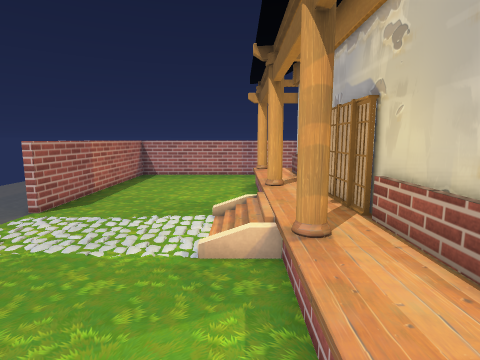
view 1 (above)

18 first-person views from a walk through a scene from a Unity 3-D project. The camera is 1.4 m above the floor, tilts 8° down and sees 80° across. The floor is counted in squares, 0.5 m on a side. Each view is taken from the middle of a square. On the plan, view 1 faces up. The plan holds only what a view shows up to about 20 squares ahead; the rest is blank. The player is left out. Some surface patterns are stand-ins.

view 2
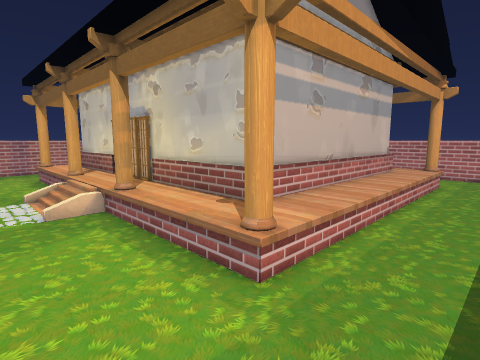

view 3
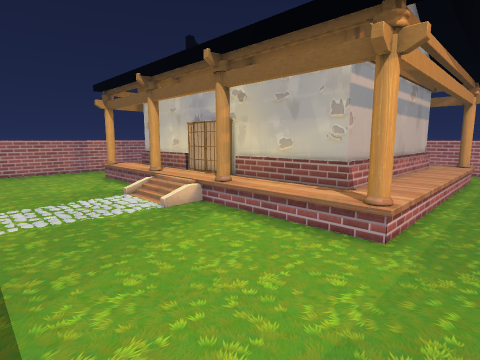

view 4
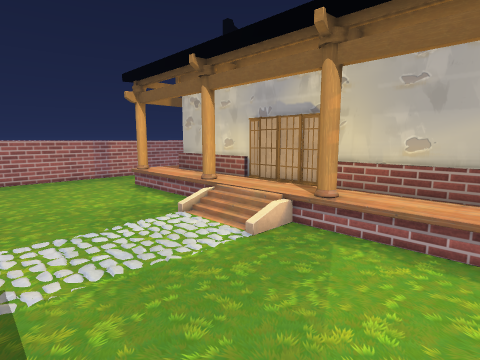

view 5
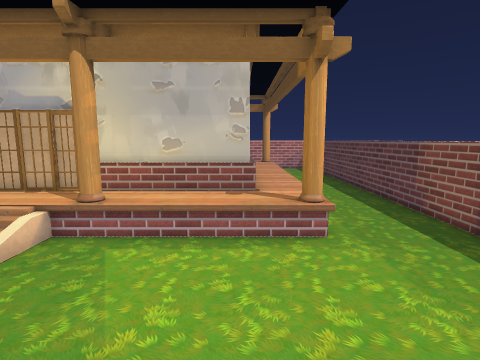

view 6
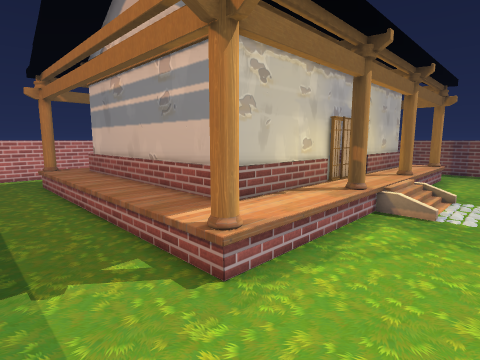

view 7
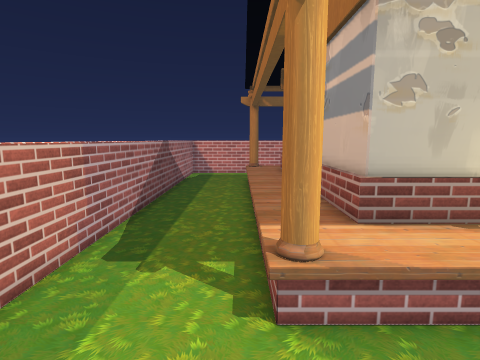

view 8
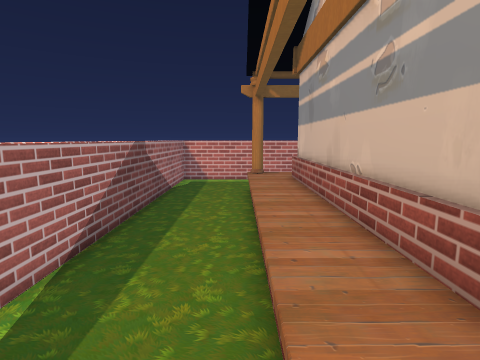

view 9
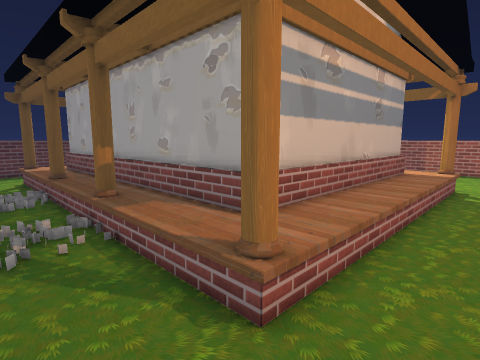

view 10
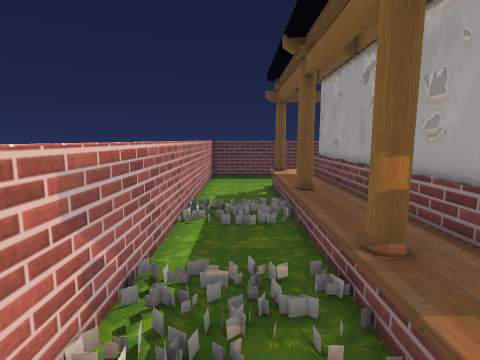

view 11
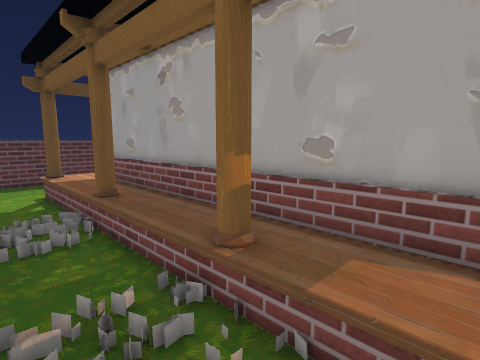

view 12
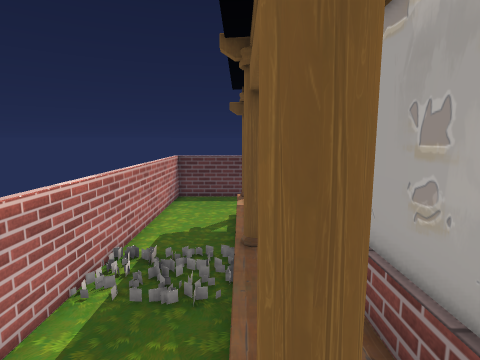

view 13
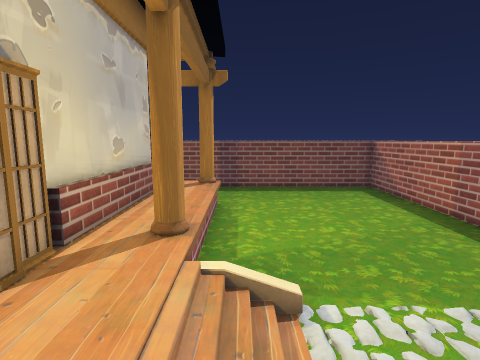

view 14
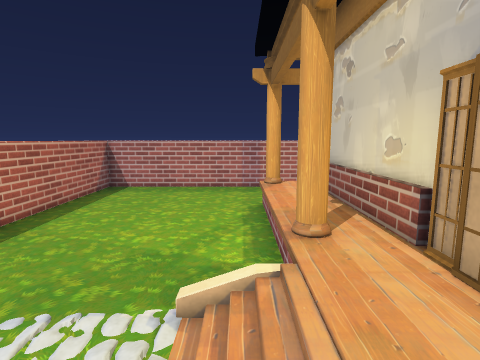

view 15
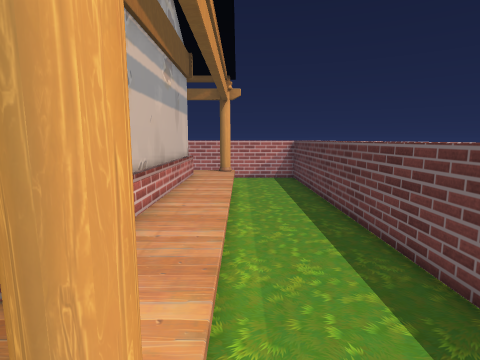

view 16
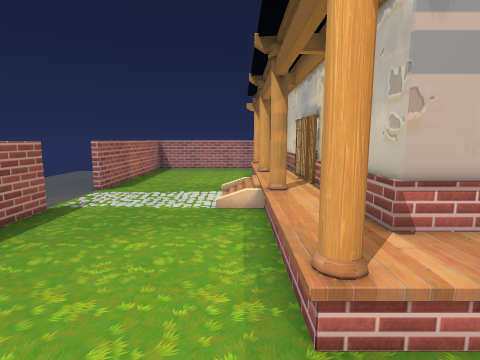

view 17
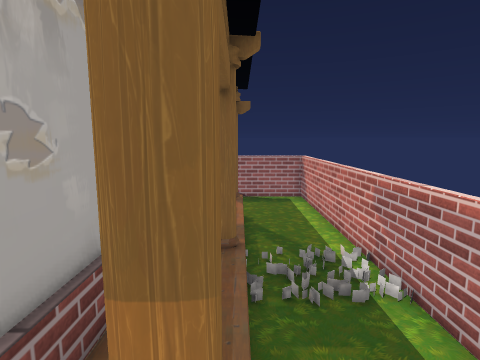

view 18
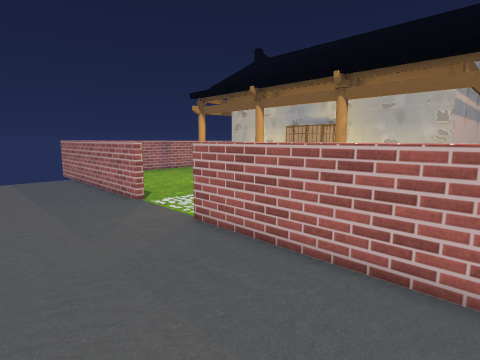

### Floor plan
Key: @ floor where view 1 was taken; # wall or solid block; . main floor; : floor 0.5 m higher than the main floor; / step, stairs or slope; = window, fence, low wall or low ledge; O other object.
Columns run from 14 left of view 1 to 21 right of it. Each row starts with its distance up from view 1.
 23       #============================#
 22       =............................=
 21       =............................=
 20   ....=............................=
 19   ....=............................=
 18   ....=......../:::::::::::::::/...=
 17  .....=......../:::::::::::::::/...=
 16  .....=......../:#############:/...=
 15  .....=......../:#           #:/...=
 14  .....=......../:#           #:/...=
 13  .....=......../:#           #:/...=
 12  .....=........###           ###...=
 11  .....=........###           ###...#
 10  ...... .....//::#           #OO...#
  9  ............//::#           #OO...#
  8  ............//::#           #OO...#
  7  ............//::#           #OO...#
  6 ......#........###           ###...#
  5 ......=........###           ###...#
  4 ......=......../:#           #://..=
  3 ......=......../:#           #:/...=
  2 ......=......../:#           #:/...=
  1  .....=......../:#############:/...=
  0   ....=.......@/:::::::::::::::/...=
 -1    ...=........#:::::::::::::::#...=
 -2 .   ..=........=...............=...=
 -3       =............................=
 -4       =............................=
 -5       =............................=
 -6       #============================#

Where each view was taken, in squares from view 1:
view 1: 0 up, 0 right, facing up
view 2: 5 down, 3 left, facing up-right
view 3: 4 down, 7 left, facing up-right
view 4: 1 up, 7 left, facing up-right
view 5: 1 up, 7 left, facing right
view 6: 22 up, 3 left, facing down-right
view 7: 19 up, 3 left, facing right
view 8: 19 up, 1 right, facing right
view 9: 21 up, 20 right, facing down-left
view 10: 16 up, 19 right, facing down
view 11: 15 up, 20 right, facing down-left
view 12: 13 up, 17 right, facing down
view 13: 11 up, 0 right, facing down
view 14: 6 up, 0 right, facing up
view 15: 2 down, 0 right, facing right
view 16: 5 down, 0 right, facing up
view 17: 4 up, 17 right, facing up
view 18: 2 down, 14 left, facing up-right
